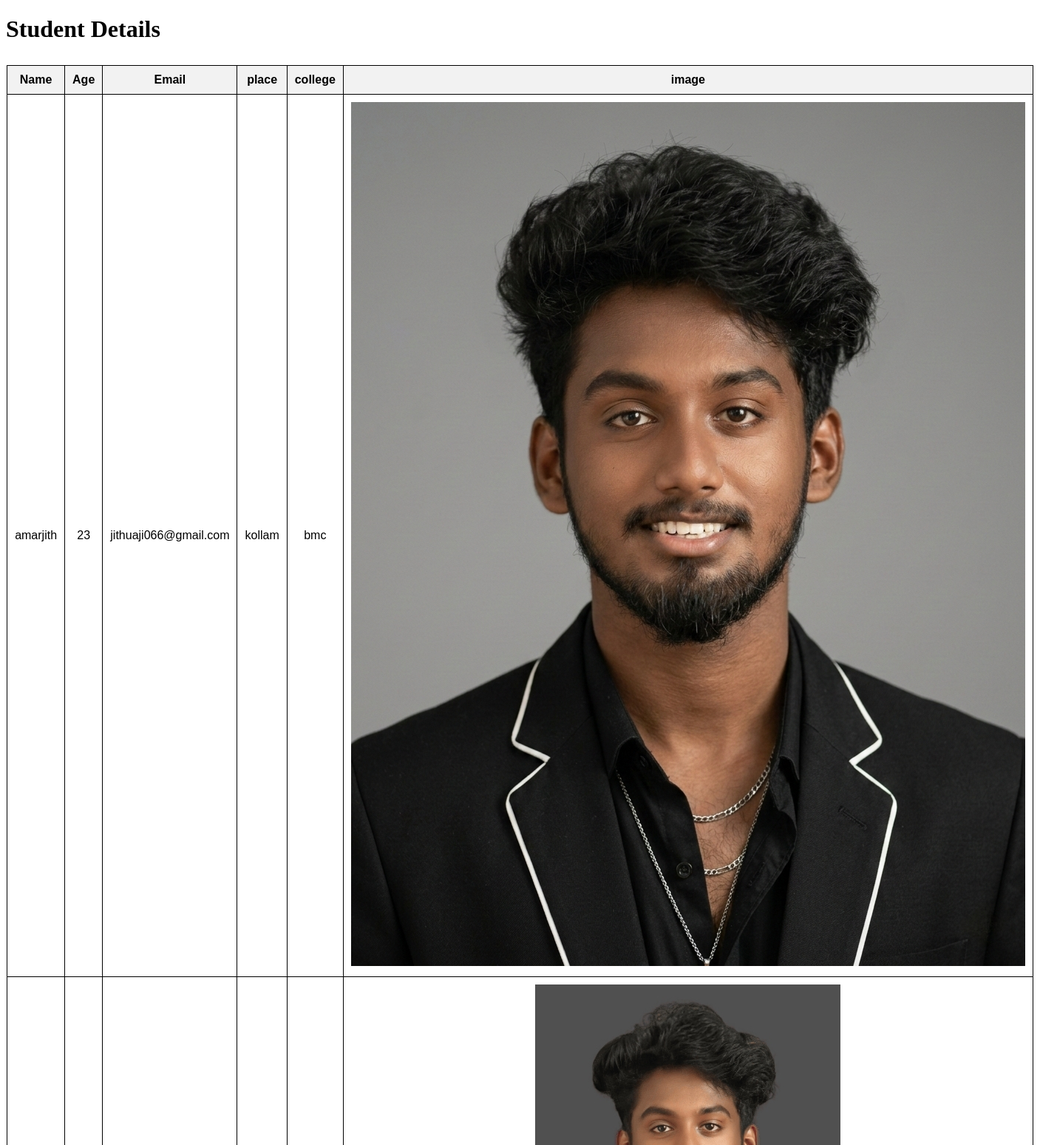
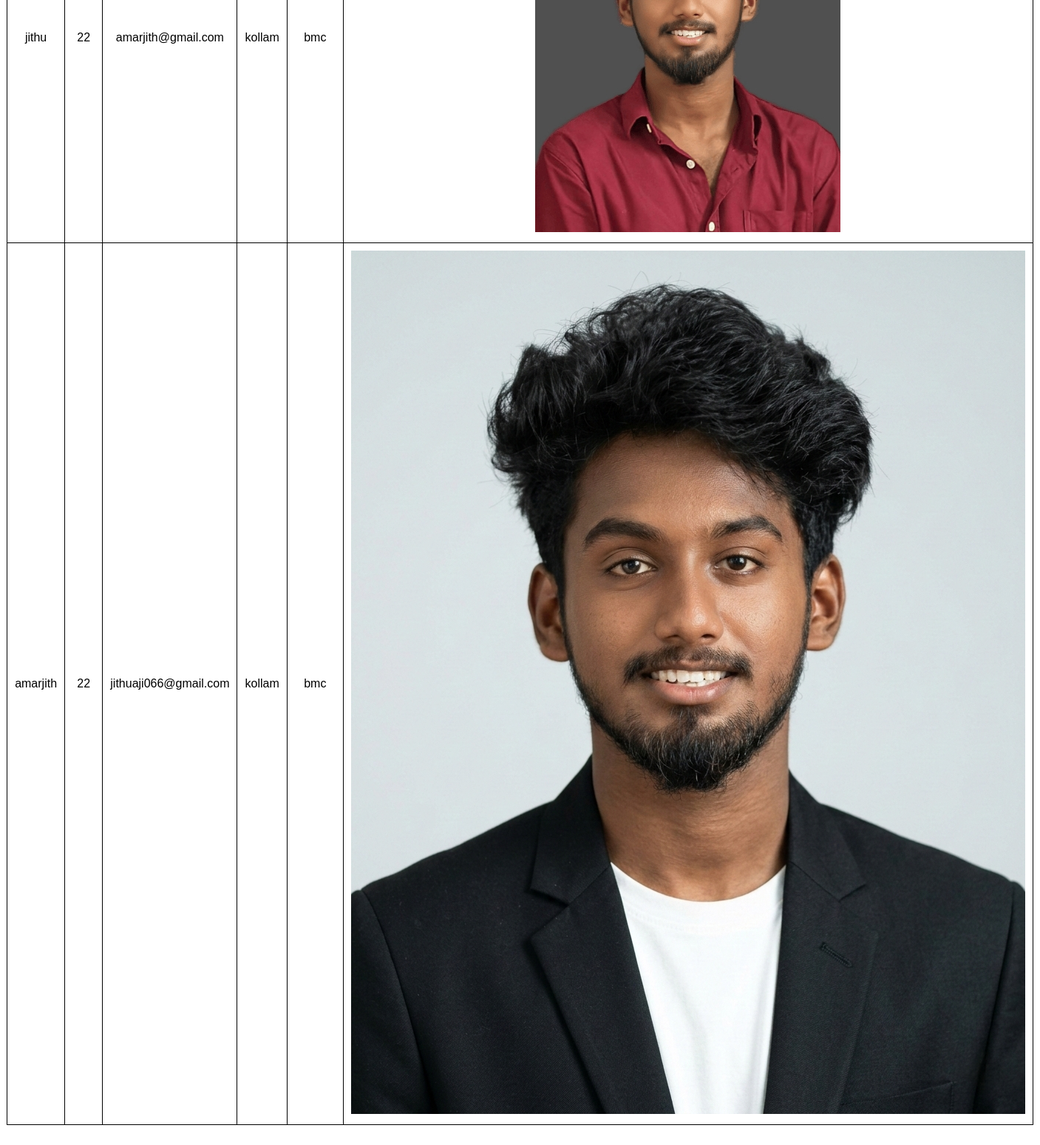
The page /home on the database its author committed (2 pictures, top to bottom).
### myapp/models.py (models this page shows, shortened)
class Student(models.Model):
    name=models.CharField(max_length=100)
    age=models.IntegerField()
    email=models.CharField(max_length=100)
    place=models.CharField(max_length=100)
    college=models.CharField(max_length=100)
    image=models.ImageField(upload_to='Student/',blank=True,null=True)

### myapp/views.py (the view)
# urls.py: path('home',views.htmlmod)
def htmlmod(request):
    stud=Student.objects.all()
    return render(request,'table.html',{'stud':stud})

### Template/table.html (shortened to what this page needs)
{% load static %}
<!DOCTYPE html>
<html lang="en">
<head>
</head>
<body>
    <h1>Student Details</h1>
    <table>
        <tr>
            <th>Name</th>
            <th>Age</th>
            <th>Email</th>
            <th>place</th>
            <th>college</th>
            <th>image</th>
        </tr>
        {% for i in stud %}
        <tr>
            <td>{{ i.name }}</td>
            <td>{{ i.age }}</td>
            <td>{{ i.email }}</td>
            <td>{{ i.place }}</td>
            <td>{{ i.college }}</td>
            <td>
                {% if i.image %}
                <img src="{{ i.image.url }}" alt="{{ i.name }}">
                {% else %}
                no image
                {% endif %}
            </td>
        </tr>
        {% endfor %}
    </table>
</body>
</html>

### Template/table.html (style rules this page uses)
table { width: 70%; border-collapse: collapse; margin: 30px auto; font-family: Arial, sans-serif; }
th, td { border: 1px solid #000; padding: 10px; text-align: center; }
th { background-color: #f2f2f2; }

### rows shown on the page
Student: name "amarjith", age "23", email "jithuaji066@gmail.com", place "kollam", college "bmc", image (picture)
Student: name "jithu", age "22", email "amarjith@gmail.com", place "kollam", college "bmc", image (picture)
Student: name "amarjith", age "22", email "jithuaji066@gmail.com", place "kollam", college "bmc", image (picture)
